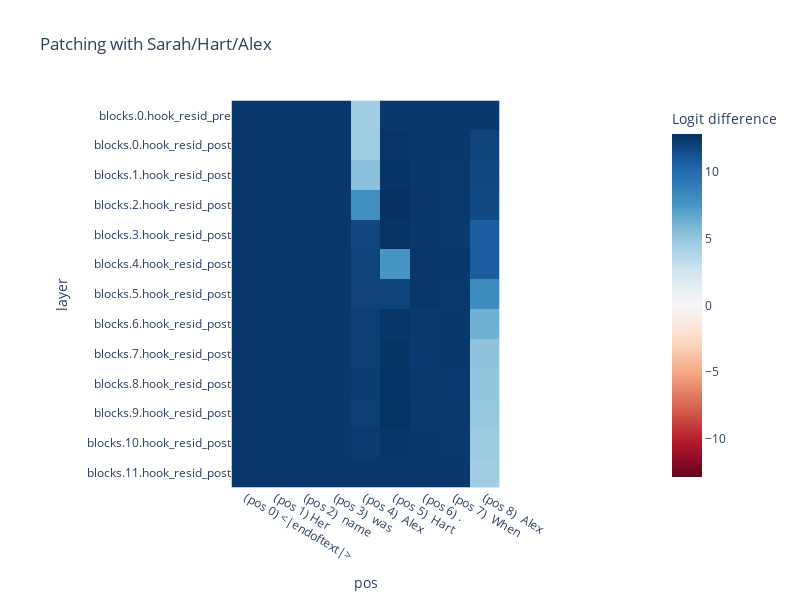

The cell this chart's notebook holds for it:
### Code cell
plot_logit_diff(corrupt_continuation, "Patching with Sarah/Hart/Alex", corrupt_cache_2)

### Figure 1 — Plotly figure (JSON) as saved in the notebook; plotly's stock layout.template omitted (floating-point values rounded to 4 significant figures)
{"data": [{"coloraxis": "coloraxis", "hovertemplate": "pos: %{x}<br>layer: %{y}<br>Logit difference: %{z}<extra></extra>", "name": "0", "type": "heatmap", "x": ["(pos 0) <|endoftext|>", "(pos 1) Her", "(pos 2)  name", "(pos 3)  was", "(pos 4)  Alex", "(pos 5)  Hart", "(pos 6) .", "(pos 7)  When", "(pos 8)  Alex"], "xaxis": "x", "y": ["blocks.0.hook_resid_pre", "blocks.0.hook_resid_post", "blocks.1.hook_resid_post", "blocks.2.hook_resid_post", "blocks.3.hook_resid_post", "blocks.4.hook_resid_post", "blocks.5.hook_resid_post", "blocks.6.hook_resid_post", "blocks.7.hook_resid_post", "blocks.8.hook_resid_post", "blocks.9.hook_resid_post", "blocks.10.hook_resid_post", "blocks.11.hook_resid_post"], "yaxis": "y", "z": [[12.49, 12.49, 12.49, 12.49, 4.521, 12.49, 12.49, 12.49, 12.49], [12.49, 12.49, 12.49, 12.49, 4.593, 12.64, 12.51, 12.46, 11.95], [12.49, 12.49, 12.49, 12.49, 5.408, 12.7, 12.51, 12.43, 11.79], [12.49, 12.49, 12.49, 12.49, 7.921, 12.85, 12.51, 12.44, 11.7], [12.49, 12.49, 12.49, 12.49, 11.79, 12.7, 12.5, 12.44, 10.7], [12.49, 12.49, 12.49, 12.49, 12.01, 7.602, 12.5, 12.45, 10.71], [12.49, 12.49, 12.49, 12.49, 12.02, 11.99, 12.5, 12.45, 8.193], [12.49, 12.49, 12.49, 12.49, 12.12, 12.57, 12.41, 12.45, 6.273], [12.49, 12.49, 12.49, 12.49, 12.16, 12.71, 12.38, 12.45, 5.245], [12.49, 12.49, 12.49, 12.49, 12.26, 12.72, 12.42, 12.37, 5.128], [12.49, 12.49, 12.49, 12.49, 12.24, 12.78, 12.43, 12.41, 4.964], [12.49, 12.49, 12.49, 12.49, 12.32, 12.57, 12.47, 12.4, 4.74], [12.49, 12.49, 12.49, 12.49, 12.49, 12.49, 12.49, 12.49, 4.521]]}], "layout": {"coloraxis": {"cmid": 0, "colorbar": {"title": {"text": "Logit difference"}}, "colorscale": [[0, "rgb(103,0,31)"], [0.1, "rgb(178,24,43)"], [0.2, "rgb(214,96,77)"], [0.3, "rgb(244,165,130)"], [0.4, "rgb(253,219,199)"], [0.5, "rgb(247,247,247)"], [0.6, "rgb(209,229,240)"], [0.7, "rgb(146,197,222)"], [0.8, "rgb(67,147,195)"], [0.9, "rgb(33,102,172)"], [1, "rgb(5,48,97)"]]}, "height": 600, "title": {"text": "Patching with Sarah/Hart/Alex"}, "width": 800, "xaxis": {"anchor": "y", "constrain": "domain", "domain": [0, 1], "scaleanchor": "y", "title": {"text": "pos"}}, "yaxis": {"anchor": "x", "autorange": "reversed", "constrain": "domain", "domain": [0, 1], "title": {"text": "layer"}}}}
